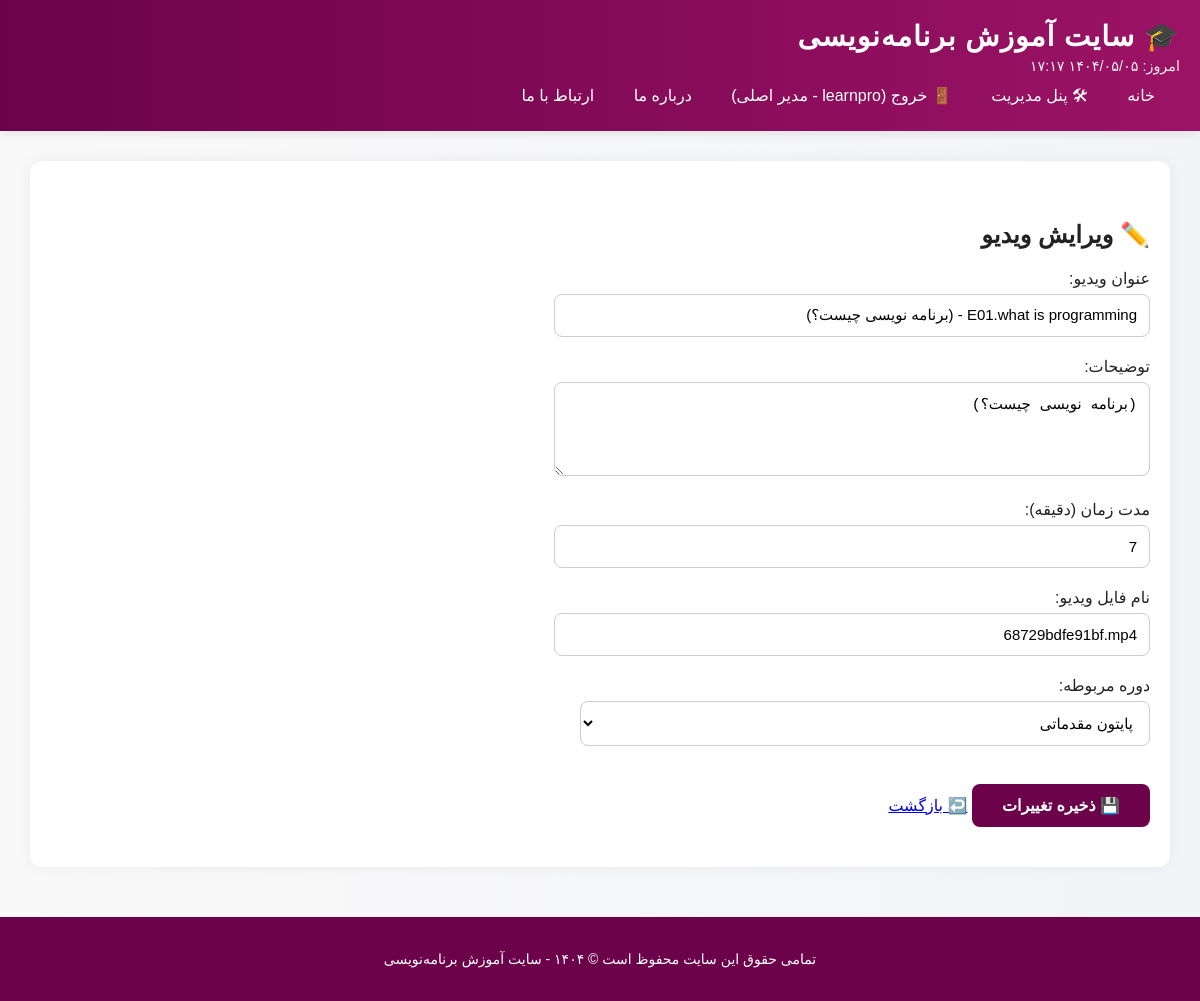
/admin/edit_video.php?id=4 (signed in), run on the app's committed database.
### tables this page shows
CREATE TABLE `videos` (
  `id` int(11) NOT NULL,
  `course_id` int(11) DEFAULT NULL,
  `title` varchar(255) NOT NULL,
  `description` text DEFAULT NULL,
  `filepath` varchar(255) NOT NULL,
  `duration` int(11) DEFAULT NULL,
  `created_at` timestamp NOT NULL DEFAULT current_timestamp()
);

CREATE TABLE `courses` (
  `id` int(11) NOT NULL,
  `title` varchar(255) NOT NULL,
  `description` text DEFAULT NULL,
  `category_id` int(11) DEFAULT NULL,
  `level` enum('beginner','intermediate','advanced') DEFAULT NULL,
  `thumbnail` varchar(255) DEFAULT NULL,
  `created_by` int(11) DEFAULT NULL,
  `created_at` timestamp NOT NULL DEFAULT current_timestamp()
);

### admin/edit_video.php (the view, shortened to what this page needs)
<?php
require '../includes/db.php';
require '../includes/header.php';
$video_id = $_GET['id'] ?? null;
$stmt = $pdo->prepare("SELECT * FROM videos WHERE id = ?");
$stmt->execute([$video_id]);
$video = $stmt->fetch();
$courses = $pdo->query("SELECT id, title FROM courses ORDER BY title")->fetchAll();
?>
<div class="container">
    <h2>✏️ ویرایش ویدیو</h2>
    <form method="post" style="max-width: 600px;">
        <label>عنوان ویدیو:</label>
        <input type="text" name="title" value="<?= htmlspecialchars($video['title']) ?>" required>
        <label>توضیحات:</label>
        <textarea name="description" rows="4"><?= htmlspecialchars($video['description']) ?></textarea>
        <label>مدت زمان (دقیقه):</label>
        <input type="number" name="duration" value="<?= $video['duration'] ?>" required>
        <label>نام فایل ویدیو:</label>
        <input type="text" name="filepath" value="<?= htmlspecialchars($video['filepath']) ?>" required>
        <label>دوره مربوطه:</label>
        <select name="course_id" required>
            <?php foreach ($courses as $c): ?>
                <option value="<?= $c['id'] ?>" <?= $c['id'] == $video['course_id'] ? 'selected' : '' ?>>
                    <?= htmlspecialchars($c['title']) ?>
                </option>
            <?php endforeach; ?>
        </select>
        <br><br>
        <button type="submit" class="btn">💾 ذخیره تغییرات</button>
        <a href="dashboard.php" class="btn">↩️ بازگشت</a>
    </form>
</div>
<?php require '../includes/footer.php'; ?>

### assets/css/style.css (style rules this page uses)
body { font-family: 'Vazirmatn', Tahoma, sans-serif; background: linear-gradient(to right, #f9f9f9, #f3f4f8); color: #222; margin: 0; padding: 0; direction: rtl; }
form input[type="text"], form input[type="email"], form input[type="password"], form input[type="number"], form select, form textarea { width: 95%; padding: 12px; margin-top: 6px; margin-bottom: 20px; border: 1px solid #ccc; border-radius: 8px; background-color: #fefefe; font-size: 15px; transition: border 0.3s ease; }
form button { padding: 12px 30px; background: #6B024A; color: white; border: none; border-radius: 8px; cursor: pointer; font-weight: bold; font-size: 16px; transition: background 0.3s; }

### data on the page
videos: title "E01.what is programming - (برنامه نویسی چیست؟)", description "(برنامه نویسی چیست؟)", duration "7", filepath "68729bdfe91bf.mp4", course_id "پایتون مقدماتی"

### other printed values
$user['username'] "learnpro"
translate_role($userRole) "مدیر اصلی"
